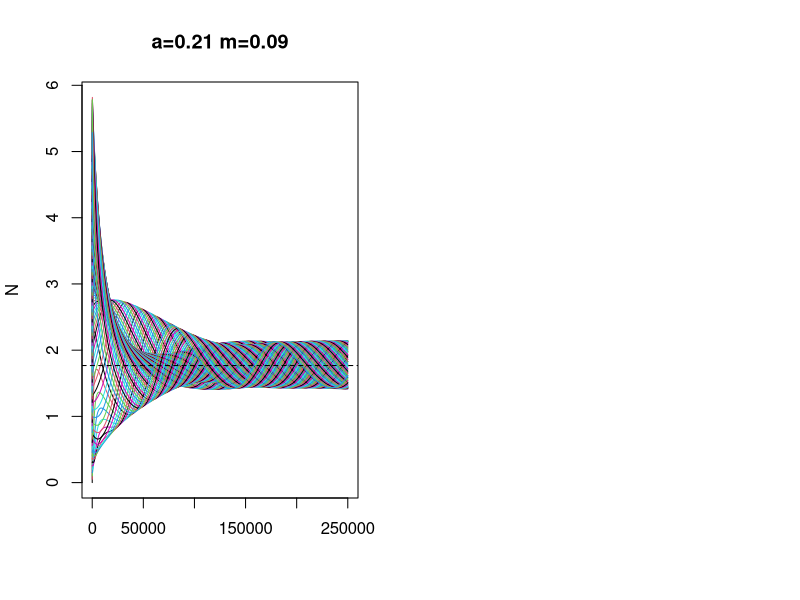

Write R code to recreate this figure. (Note: this script raises an error after producing the figure.)
X = 250000 # total timesteps
dt = 0.001 #delta t, the size of timestep
a = 0.21 #constant water influx
m = 0.09 #constant biomass loss
k = 100 # number of spatial locations
L = 50 # length of space  
dx = L/k #don't change this


#calculate a1
a1 = c(-1 * ((-1 * a + sqrt((a^2) -4*(m^2))) / 2), (a + sqrt((a^2) -4*(m^2))) / (2*m))

v = 182.5
varray = rep(v, length=k)
WaterProb = 0.1 #water diffusion 
d = 0.19 #plant diffusion

#set up matrices
W = matrix(NA, X, k)
N = matrix(NA, X, k)

#starting water values
W[1,1:k] = 1

#STARTING biomass
h = 0.1
b = 10
N[1,]=seq(0,5, length=k)

#function for N
g = function(w, n){
  return(w*(n^2) - m * n)
}

#function for W
f = function(w, n){
  return(a - w - w*(n^2))
}



#################WATER ADVECTION##############################
# array of rotating values that will make matrix (used to make seq2)

#Probabilities

S = -1*WaterProb
R = WaterProb
wat1 = c(R, S, 0)
for (i in 4:(k)) {
  wat1[i] = 0
}

# initializes the array that will form the matrix
wat2 = numeric(k^2)

#prepares seq1 for use
for (i in 1:(k-1)){
  wat1 = c(tail(wat1, 1), head(wat1, -1))
}

# Fill seq2 with shifted versions of seq1
for (i in 1:k) {
  for (n in 1:k) {
    wat2[(i - 1) * k + n] = wat1[n]
  }
  wat1 = c(tail(wat1, 1), head(wat1, -1)) #wat1 is shifted every value of i
}


#Create matrix from seq2
mat.water = matrix(wat2, nrow = k, byrow = TRUE)


#################BIOMASS DIFFUSION############################

#plant matrix variables
d = 0.45 #probability of plant movement
p = -2*d #controls probability (don't worry about this)
l = d #controls probability (don't worry about this either)


# array of rotating values that will make matrix (used to make seq2)
seq1 = c(l, p, l)
for (i in 4:(k)) {
  seq1[i] = 0
}
seq1

# initializes the array that will form the matrix
seq2 = numeric(k^2)

#prepares seq1 for use
for (i in 1:(k-1)){
  seq1 = c(tail(seq1, 1), head(seq1, -1))
}

# Fill seq2 with shifted versions of seq1
for (i in 1:k) {
  for (n in 1:k) {
    seq2[(i - 1) * k + n] = seq1[n]
  }
  seq1 = c(tail(seq1, 1), head(seq1, -1)) #seq1 is shifted every value of i
}

#Create matrix from seq2
mat.veg = matrix(seq2, nrow = k, byrow = TRUE)

###################MAIN LOOP####################################

#water and plant biomass recursion
for (i in 1:(X-1)){
  W[i+1,] = W[i,] + dt*(f(W[i,], N[i,])) + (v*dt/dx)*mat.water%*%W[i,]
  N[i+1,] = N[i,] + dt*(g(W[i,], N[i,])) + (dt/dx^2)*mat.veg%*%N[i,]
}

#calculate a1
a1 = c(-1 * ((-1 * a + sqrt((a^2) -4*(m^2))) / 2), (a + sqrt((a^2) -4*(m^2))) / (2*m))
print(a1)

#Print plots
par(mfrow = c(1,2))

matplot(N,type="l",lty=1,main=paste0('a=', a, ' m=',m))
abline(h = a1[2],lty=2)
matplot(W,type="l",lty=1,main=paste0('X=',X))
abline(h=a1[1],lty=2)

#matplot(t(W),type="l",lty=1,col = topo.colors(X),xlab="spatial steps") #transposes modeling, time is COLOR
print(a1)


